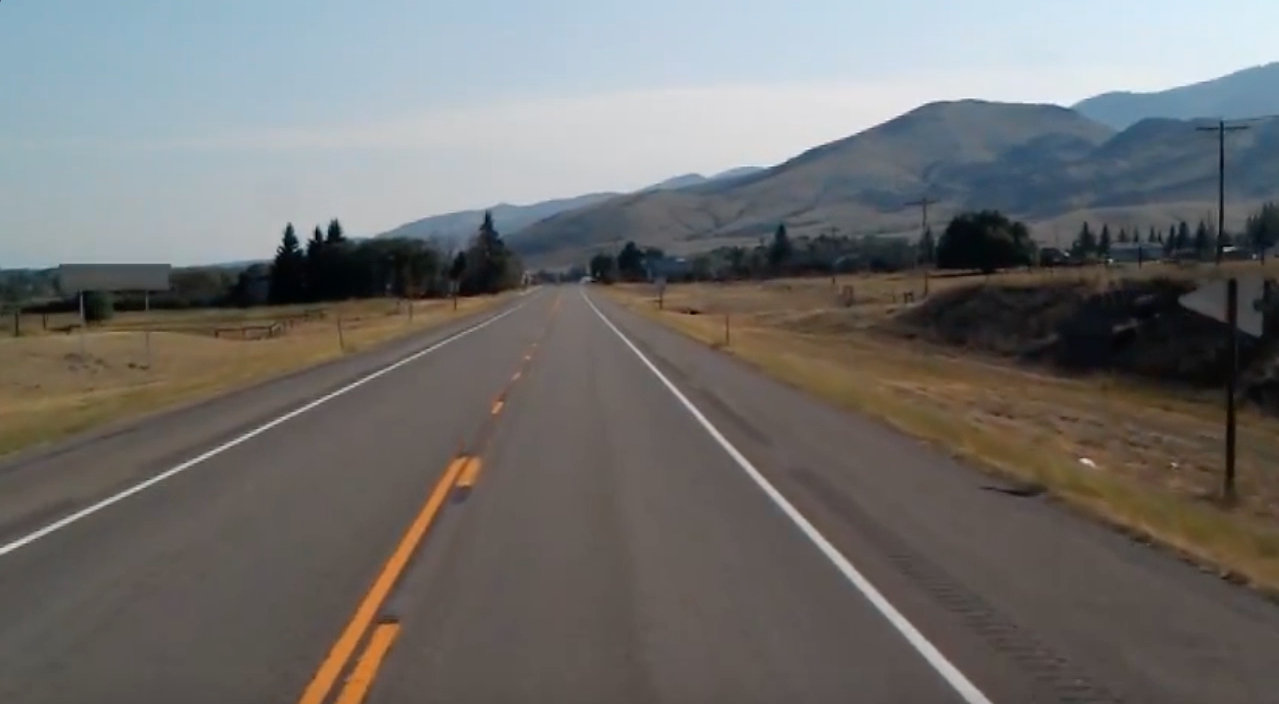
#> input picture Image-Processing-Lab-08-Huy/input/image1.jpg, 1279 x 704 px
$ python -i visualizer.py   (imports and definitions only)
#> lines starting #> are read from the running program, lines starting #| are printed output that depends on the picture
#> further down, picture is the input picture: shape (704, 1279, 3); mean B, G, R 109.7, 111.3, 112.3
from pathlib import Path
import cv2 as cv
import matplotlib.pyplot as plt
import numpy


def colors_visualizer(image):
    """
        Convert BGR image to different color spaces
        Input: BGR images
        Output: plot results using matplotlib
    """
    figure = plt.figure()

    gray = grayScaler(image)
    hsv = hsvConverter(image)
    hls = hlsConverter(image)
    ycrb = ycrbConverter(image)
    sff = sffConverter(image)

    Titles = ["Original", "Grayscale", "HSV", "HLS", "ycrb", "64F"]
    count = 6
    images = [cv.cvtColor(image, cv.COLOR_BGR2RGB), gray, hsv, hls, ycrb, sff]

    for i in range(count):
        plt.subplot(2, 3, i + 1)
        plt.title(Titles[i])
        plt.imshow(images[i])

    save_path = (Path(__file__).resolve().parent.parent.parent).joinpath(
        'Result_images')

    figure.savefig(save_path.joinpath('image_14.png'))


def grayScaler(image):
    gray_img = cv.cvtColor(image, cv.COLOR_BGR2GRAY)
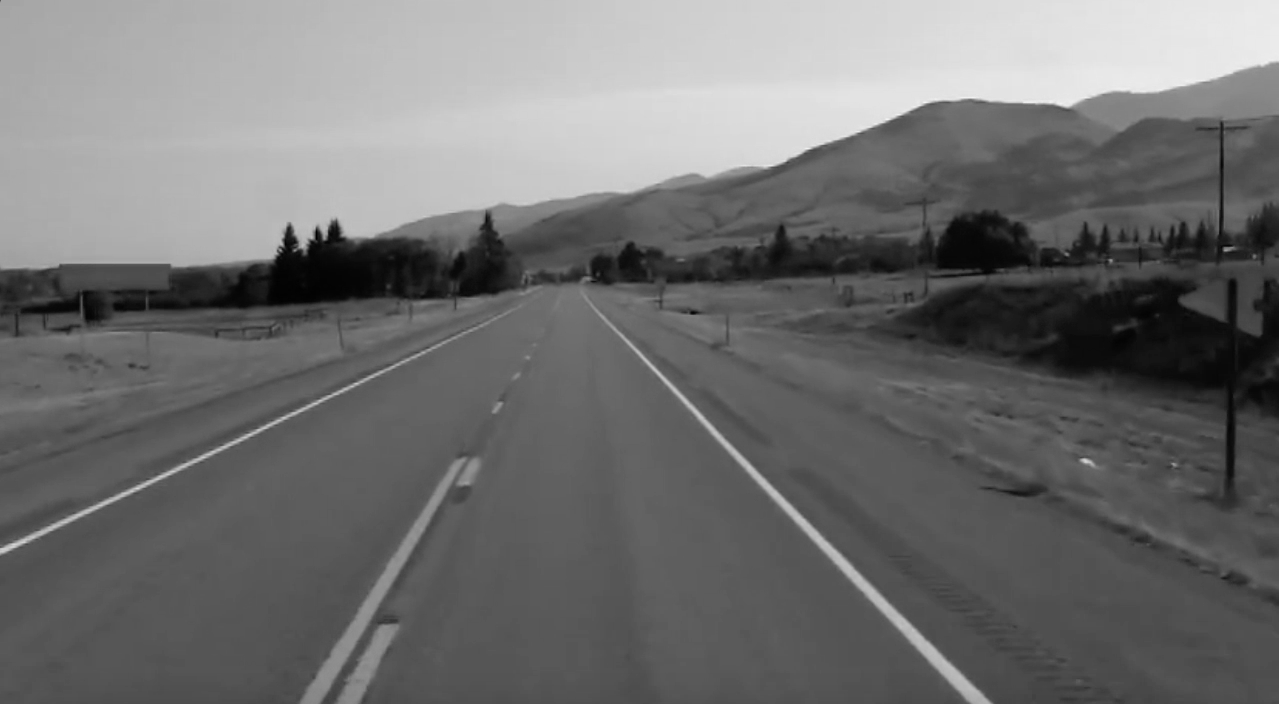
#> gray_img: shape (704, 1279); min 0, max 244, mean 111.4

    return cv.cvtColor(gray_img, cv.COLOR_BGR2RGB)


def hsvConverter(image):
    hsv_img = cv.cvtColor(image, cv.COLOR_BGR2HSV)
#> hsv_img: shape (704, 1279, 3); mean H, S, V 51.3, 49.6, 121.7

    return cv.cvtColor(hsv_img, cv.COLOR_BGR2RGB)
#> returned value: shape (704, 1279, 3); mean H, S, V 121.7, 49.6, 51.3


def hlsConverter(image):
    lab_img = cv.cvtColor(image, cv.COLOR_BGR2HLS)
#> lab_img: shape (704, 1279, 3); mean of channels 0, 1, 2 51.2, 111.1, 40.6

    return cv.cvtColor(lab_img, cv.COLOR_BGR2RGB)
#> returned value: shape (704, 1279, 3); mean of channels 0, 1, 2 40.6, 111.1, 51.2

def ycrbConverter(image):
    gray_img = cv.cvtColor(image, cv.COLOR_BGR2YCrCb)
#> gray_img: shape (704, 1279, 3); mean of channels 0, 1, 2 111.4, 128.7, 127

    return cv.cvtColor(gray_img, cv.COLOR_BGR2RGB)
#> returned value: shape (704, 1279, 3); mean of channels 0, 1, 2 127, 128.7, 111.4


def sffConverter(image):
    hsv_img = cv.Laplacian(image, cv.CV_64F)
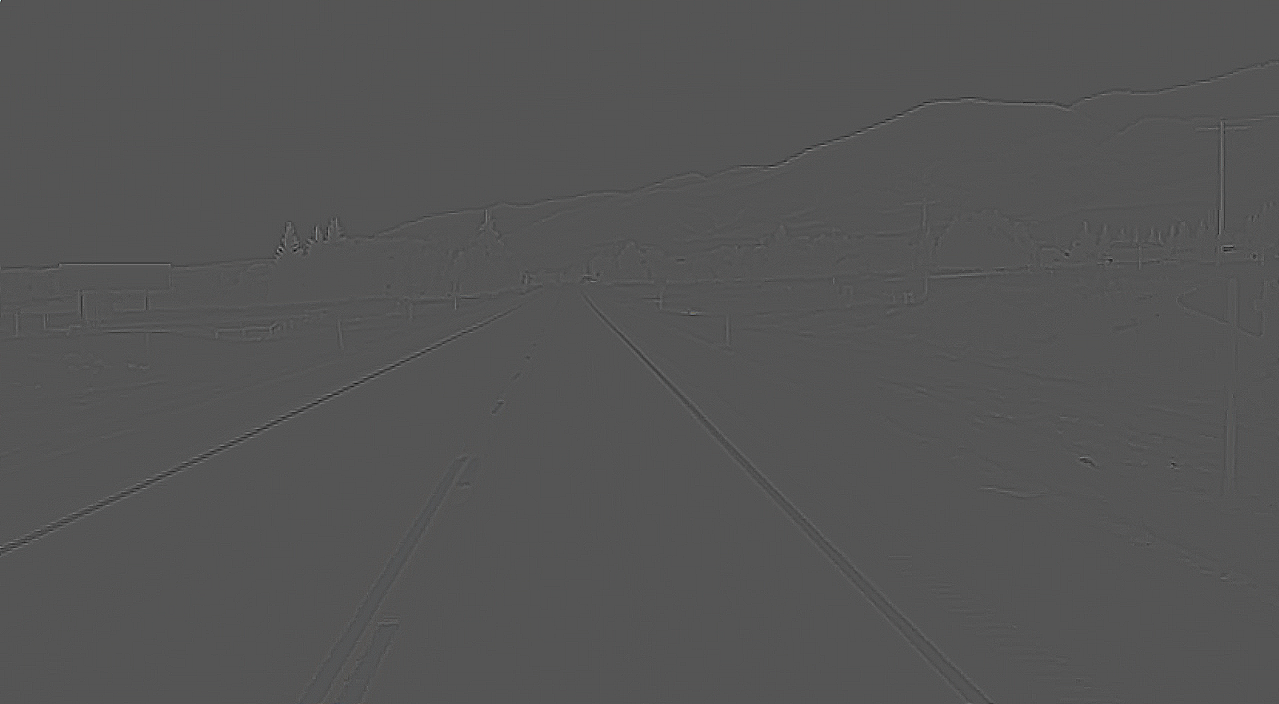
#> hsv_img: shape (704, 1279, 3) float64; mean B, G, R 0, 0, 0; drawn with min black and max white

    return hsv_img

>>> import cv2
>>> picture = cv2.imread('../../../Image-Processing-Lab-08-Huy/input/image1.jpg')
>>> result = colors_visualizer(picture)
#> in colors_visualizer, `figure.savefig(save_path.joinpath('image_14.png'))`:
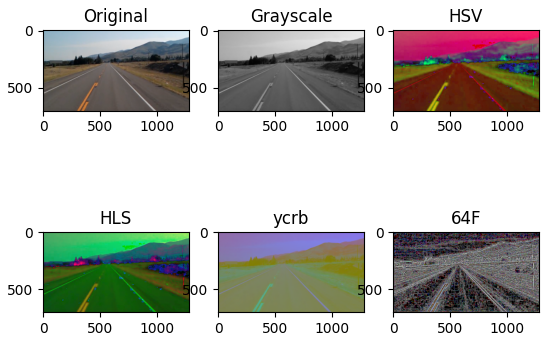
#> figure drawn by matplotlib, 6 panels; B, G, R data is drawn as R, G, B
